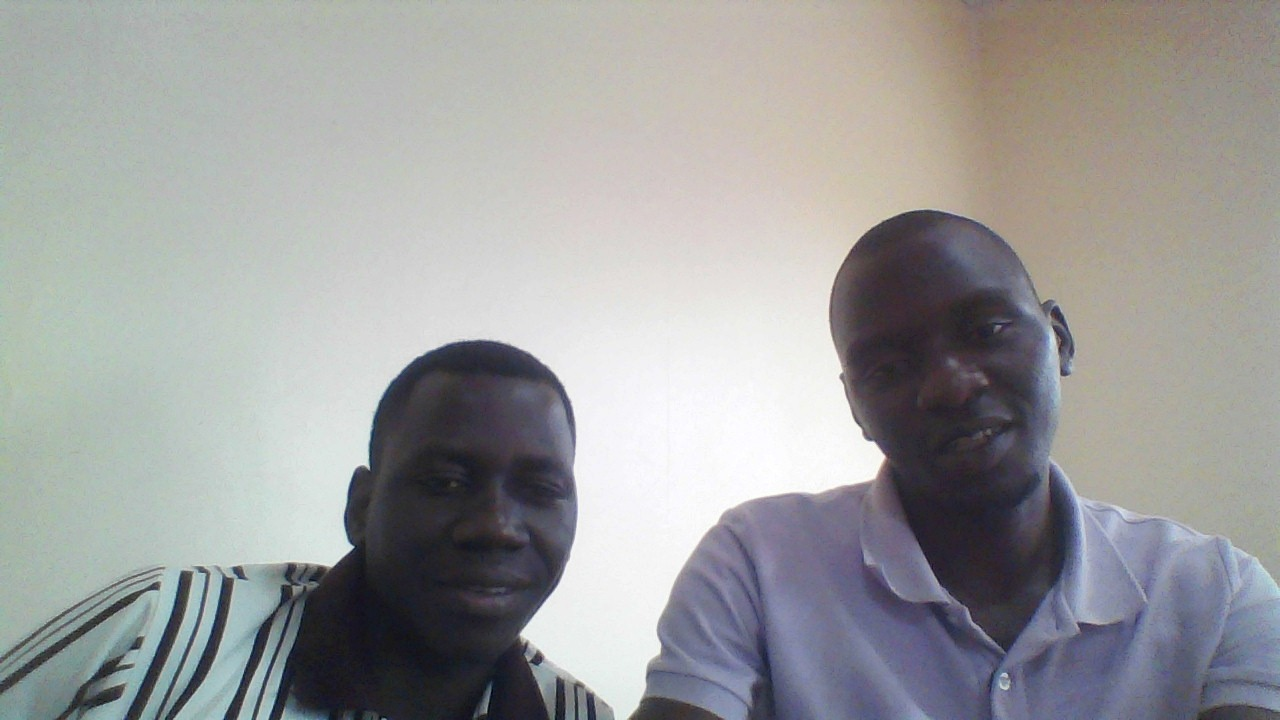
#> input picture uploads/3294fd6cf35d1f53_capture.jpg, 1280 x 720 px; its folder holds only this picture in this run
$ python -i oversample_minority.py   (imports and definitions only)
#> lines starting #> are read from the running program, lines starting #| are printed output that depends on the picture
#> further down, picture is the input picture: PIL image 1280x720 RGB; mean R, G, B 156.3, 156.9, 156.9
"""
Augmentation-based oversampling for minority classes.
Target: minimum 1000 images per class.
Augmentations: horizontal flip, rotation, brightness/contrast, color jitter.
Augmented images and their labels are written alongside originals.
"""

import os
import random
from PIL import Image, ImageEnhance, ImageOps
from pathlib import Path

# ── Config ────────────────────────────────────────────────────────────────────
IMAGE_FOLDER = "dataset/train/images/color"
LABEL_FOLDER = "dataset/train/labels"
TARGET_COUNT  = 1000   # minimum images per class after oversampling
SEED          = 42
# ──────────────────────────────────────────────────────────────────────────────

# [1 line not run here, left out]

# [4 lines that did not run here, left out]
# [1 line that did not run here, left out]


def augment(img: Image.Image) -> Image.Image:
    """Apply a random combination of augmentations."""
    # Horizontal flip
    if random.random() < 0.5:
        img = ImageOps.mirror(img)

    # Vertical flip
    if random.random() < 0.3:
        img = ImageOps.flip(img)

    # Rotation ±30°
    if random.random() < 0.6:
        angle = random.uniform(-30, 30)
        img = img.rotate(angle, expand=False, fillcolor=(0, 0, 0))
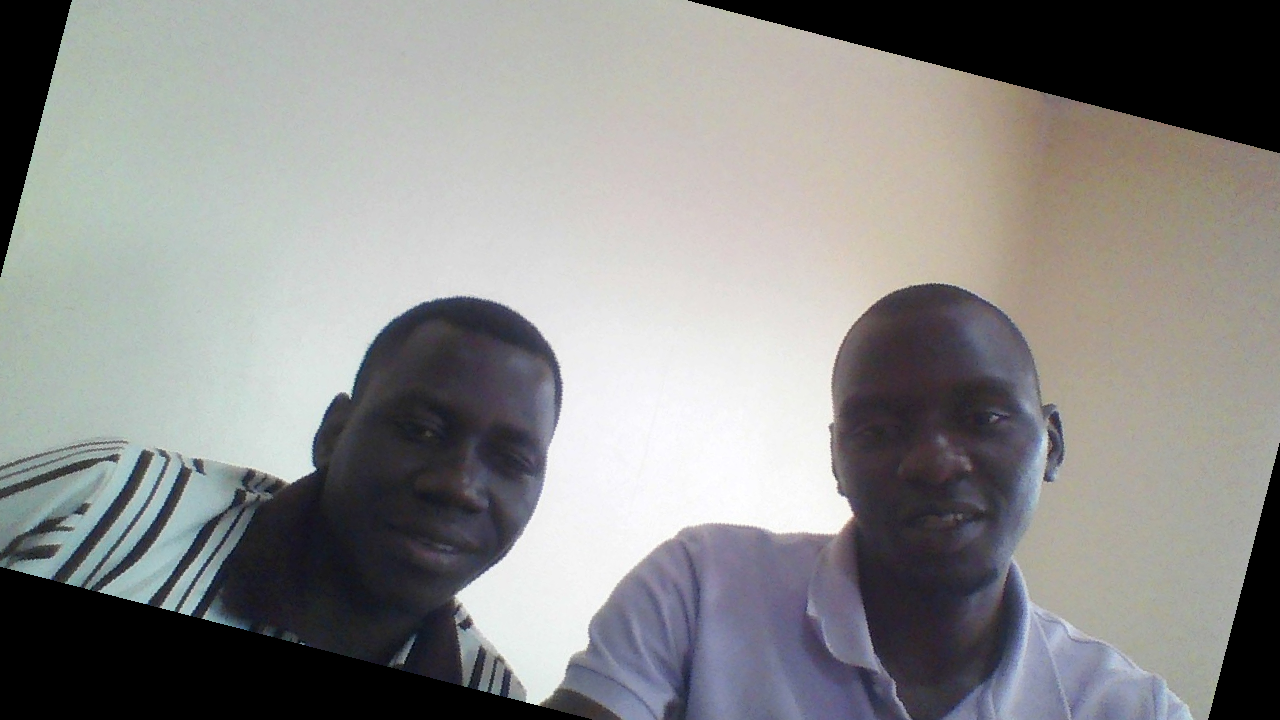
#> img: PIL image 1280x720 RGB; mean R, G, B 139.4, 139.4, 138.5

    # Brightness
    if random.random() < 0.5:
        factor = random.uniform(0.6, 1.4)
        img = ImageEnhance.Brightness(img).enhance(factor)

    # Contrast
    if random.random() < 0.5:
        factor = random.uniform(0.6, 1.4)
        img = ImageEnhance.Contrast(img).enhance(factor)
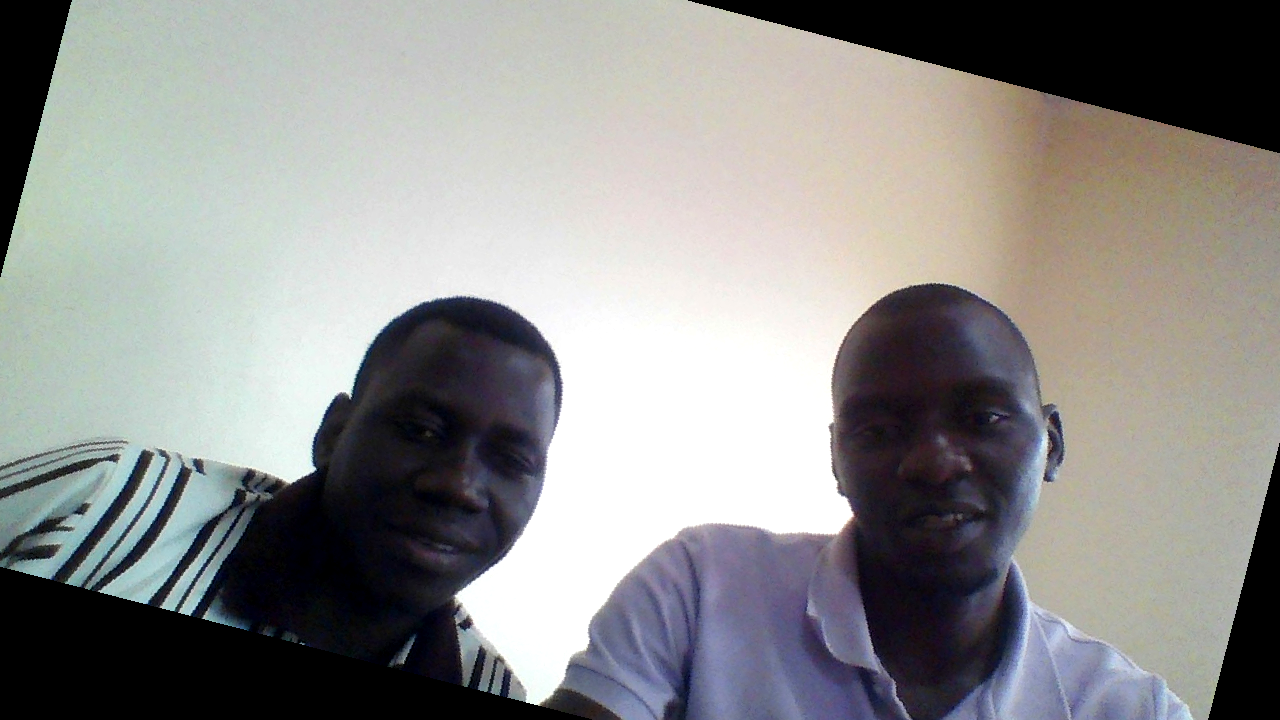
#> img: PIL image 1280x720 RGB; mean R, G, B 142, 141.9, 140.8

    # Color saturation
    if random.random() < 0.5:
        factor = random.uniform(0.6, 1.4)
        img = ImageEnhance.Color(img).enhance(factor)

    # Sharpness
    if random.random() < 0.3:
        factor = random.uniform(0.5, 2.0)
        img = ImageEnhance.Sharpness(img).enhance(factor)

    return img


def write_label(label_path: str, class_id: int):
    with open(label_path, "w") as f:
        f.write(f"{class_id} 0.5 0.5 1.0 1.0\n")


total_new = 0

# [51 lines not run here, left out]
grand_total = 0
# [8 lines not run here, left out]

# ── Verify label count matches image count ────────────────────────────────────
# [1 line that did not run here, left out]
# [2 lines not run here, left out]

>>> from PIL import Image
>>> picture = Image.open('uploads/3294fd6cf35d1f53_capture.jpg')
>>> result = augment(picture)

$ run again, on uploads/58f0d175eb99482f_capture.jpg
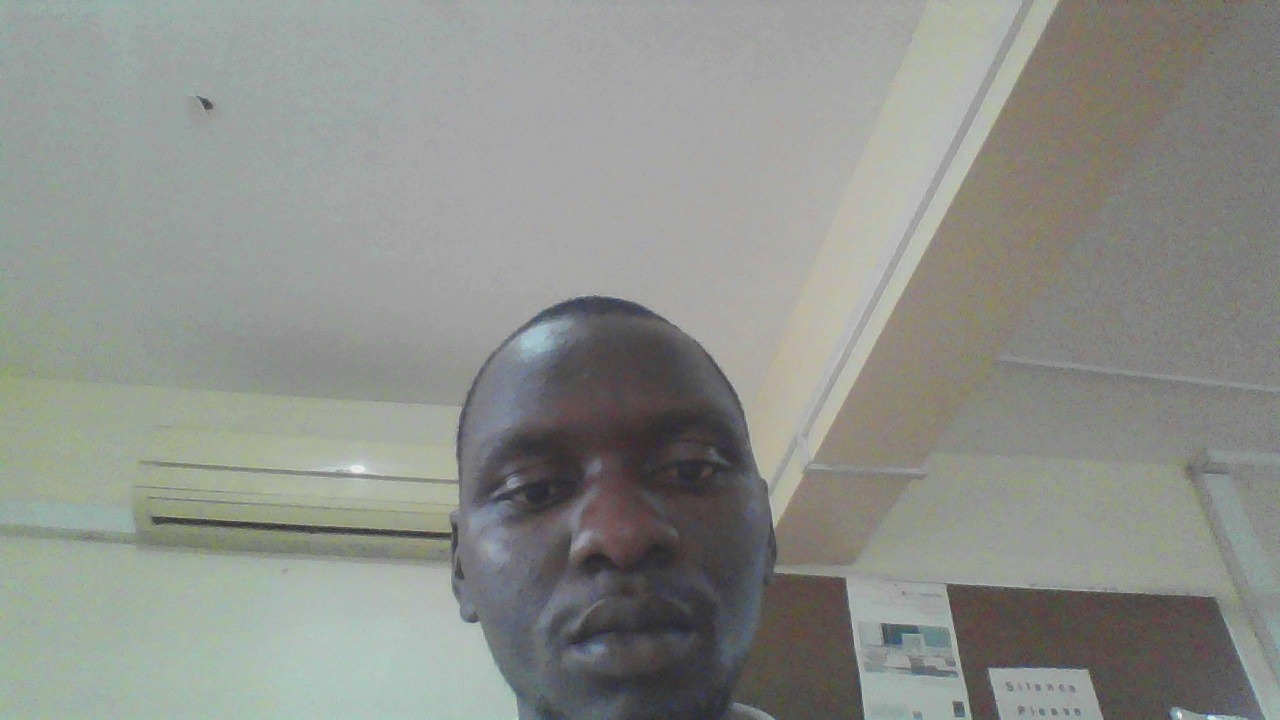
#> input picture uploads/58f0d175eb99482f_capture.jpg, 1280 x 720 px
#> picture is the input picture: PIL image 1280x720 RGB; mean R, G, B 141.6, 144.1, 139
#> in augment, `img = img.rotate(angle, expand=False, fillcolor=(0, 0, 0))`:
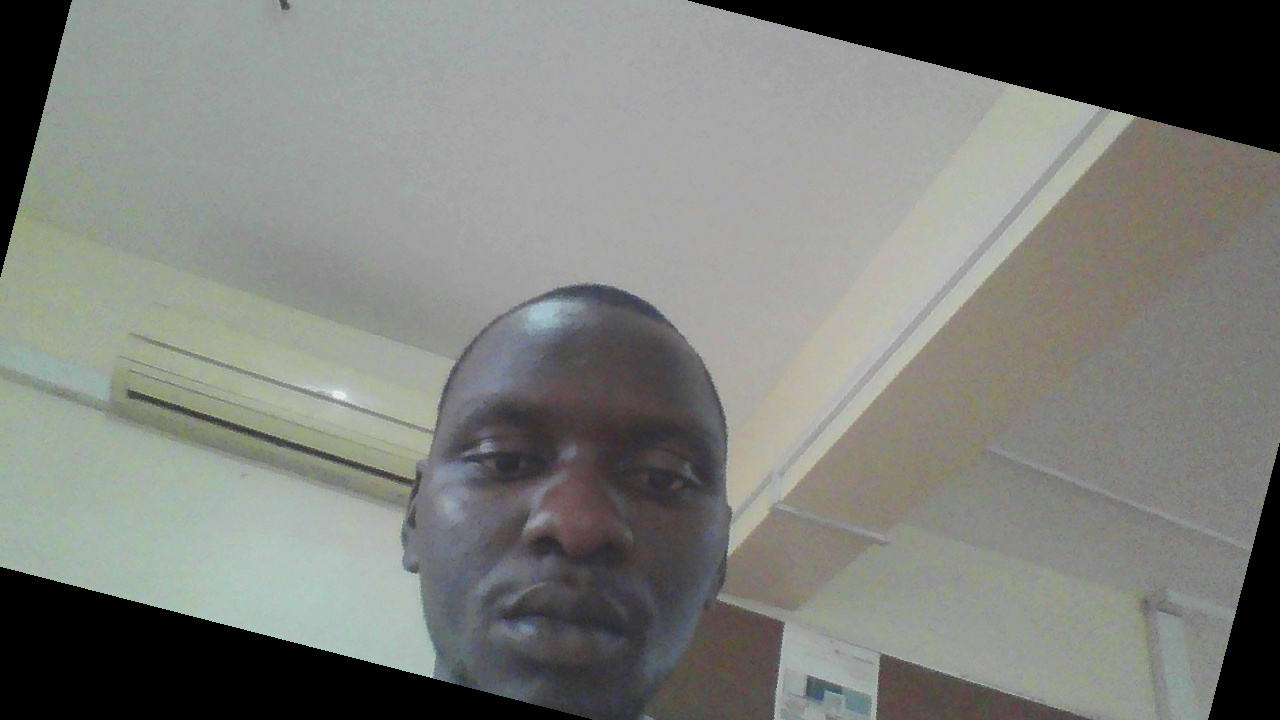
#> img: PIL image 1280x720 RGB; mean R, G, B 125.4, 127.3, 122.6

$ run again, on uploads/d375371364b43c9b_capture.jpg
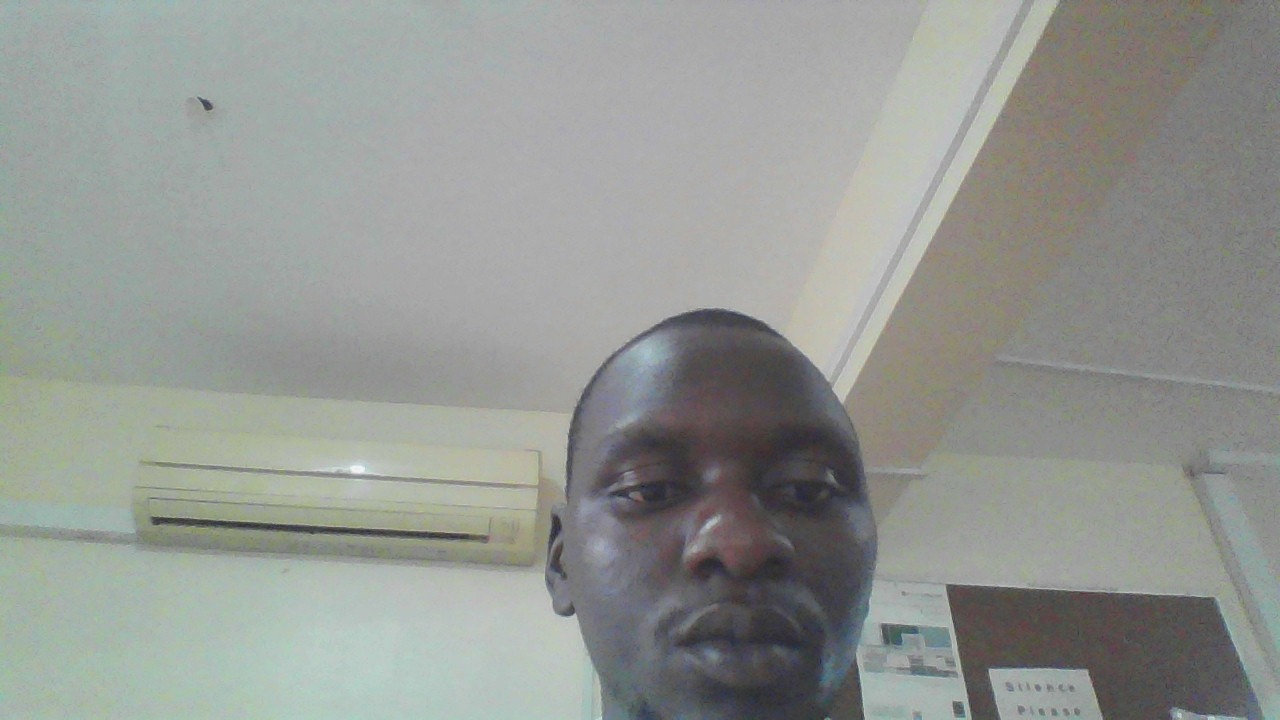
#> input picture uploads/d375371364b43c9b_capture.jpg, 1280 x 720 px
#> picture is the input picture: PIL image 1280x720 RGB; mean R, G, B 147.6, 151, 146.6
#> in augment, `img = img.rotate(angle, expand=False, fillcolor=(0, 0, 0))`:
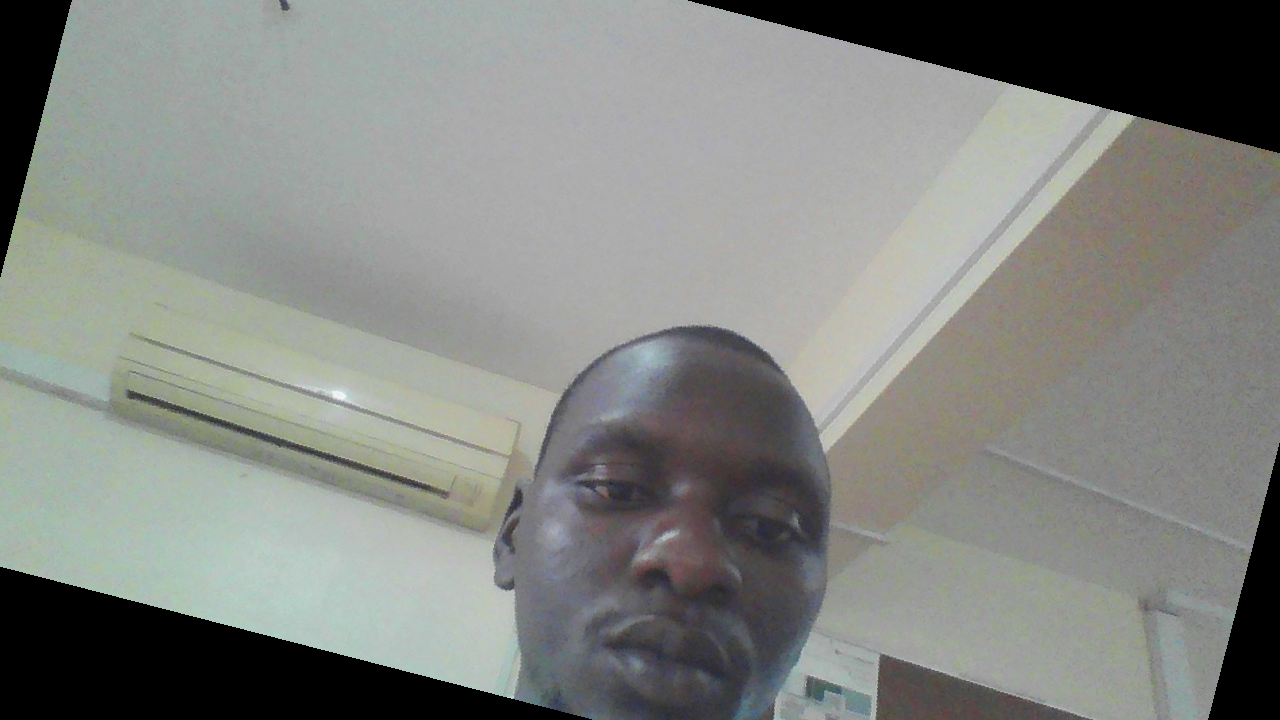
#> img: PIL image 1280x720 RGB; mean R, G, B 131.1, 133.7, 129.7
